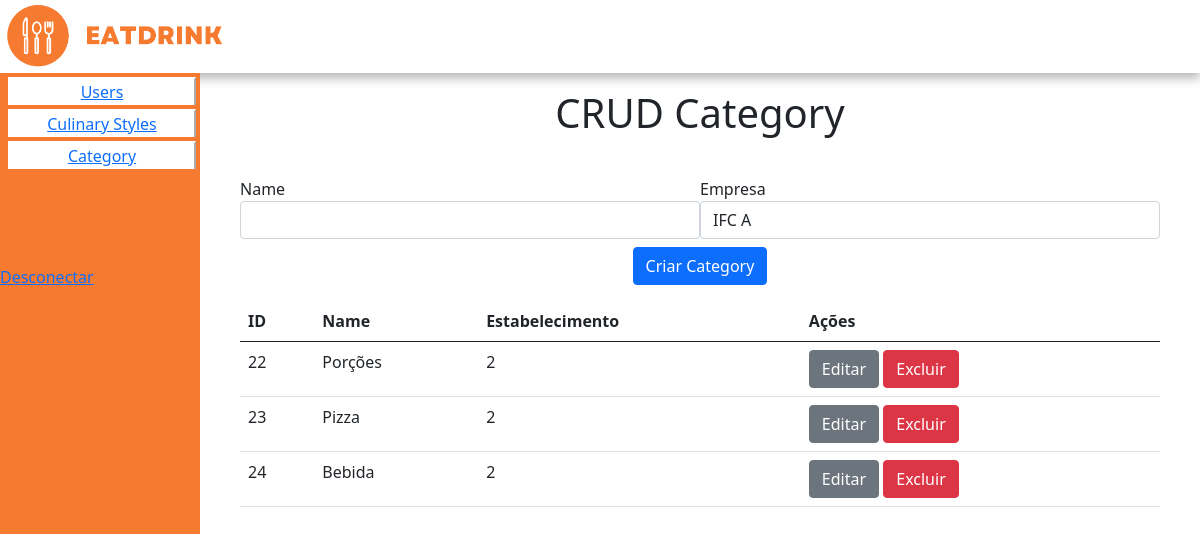
The app's page /pages/painel/CRUD/category/index.php with its own data.
### tables this page shows
CREATE TABLE `category` (
  `id` INT(11) NOT NULL AUTO_INCREMENT,
  `name` VARCHAR(255) DEFAULT NULL,
  `establishment_id` INT(11) DEFAULT NULL,
  PRIMARY KEY (`id`),
  KEY `establishment_id` (`establishment_id`),
  CONSTRAINT `category_ibfk_1` FOREIGN KEY (`establishment_id`) REFERENCES `establishment` (`id`)
);

### pages/classes/database.class.php (called while the page is built, shortened)
<?php
    class Database {
        public static function conectar(){
            try{
                $conexao = new PDO(MYSQL_DSN,MYSQL_USUARIO,MYSQL_SENHA );
                return $conexao;
            }catch(PDOException $e){
                echo "Erro ao conectar com o banco de dados. Verifique os parâmetros de configuração.";
            }
        }
        public static function listar($sql,$params){
            $conexao = self::conectar();
            $comando = self::preparar($conexao, $sql, $params);
            if ($comando->execute())
                return $comando->fetchAll();
        }
        public static function preparar($conexao, $sql, $params = array()){
            $comando = $conexao->prepare($sql);
            return $comando;
        }
    }
?>

### pages/classes/Establishment.class.php (called while the page is built, shortened)
<?php
    require_once ('crud.class.php');
    class Establishment extends Crud{
        public static function listar($tipo = 0, $info = ''){
            $sql = 'SELECT * FROM establishment';
            $params = array();
            return Database::listar($sql, $params);
        }
    }
?>

### pages/classes/Category.class.php (called while the page is built, shortened)
<?php
    require_once ('crud.class.php');
    class Category extends Crud {
        private $name;
        private $establishmentId;
        public static function listar($type = 0, $info = '') {
            $sql = 'SELECT * FROM category';
            $params = array();
            $results = Database::listar($sql, $params);
            $categories = array();
            foreach ($results as $result) {
                $category = new Category($result['id'], $result['name'], $result['establishment_id']);
                $categories[] = $category;
            }
            return $categories;
        }
        public function getName() {
            return $this->name;
        }
        public function setName($name) {
            $this->name = $name;
        }
        public function getEstablishmentId() {
            return $this->establishmentId;
        }
        public function setEstablishmentId($establishmentId) {
            $this->establishmentId = $establishmentId;
        }
    }
?>

### pages/classes/crud.class.php (called while the page is built, shortened)
<?php
    require_once('database.class.php');
    abstract class Crud{
        private $id = 0;
        public function getId(){
            return $this->id;
        }
        public function setId($id){
            $this->id = $id;
        }
    }
?>

### pages/painel/CRUD/category/index.php (the view, shortened to what this page needs)
<?php
include("../../admin.php");
$category = new Category(6, 'example', 1);
$qeditando = null;
?>
<center><h1>CRUD Category</h1></center>
<div style="margin: 5vh;">
    <div class="col-12">
        <form action="CRUD/category/acao.php" method="post">
            <div class="row">
                <div class="col-6">
                    <label for="name">Name</label>
                    <input type="text" name="name" id="name" class="form-control" value="<?= isset($qeditando) ? $qeditando->getName() : '' ?>">
                </div>
                <div class="col-6">
                    <label for="empresa">Empresa</label>
                    <select name="establishment_id" id="empresa" class="form-control">
                        <?php
                        $establishments = Establishment::listar();
                        foreach ($establishments as $estabelecimento) {
                            $selected = isset($qeditando) && $qeditando->getEstablishmentId() == $estabelecimento['id'] ? 'selected' : '';
                            echo '<option value="' . $estabelecimento['id'] . '" ' . $selected . '>' . $estabelecimento['name'] . '</option>';
                        }
                        ?>
                    </select>
                </div>
                <div class="col-12" style="margin-top: 1vh;">
                    <center>
                        <button type="submit" class="btn btn-primary" name="acao" value="<?= isset($qeditando) ? 'editar' : 'salvar' ?>"><?= isset($qeditando) ? 'Editar Category' : 'Criar Category'; ?></button>
                    </center>
                </div>
            </div>
        </form>
    </div>
    <div class="col-12">
        <table class="table mt-3">
            <thead>
                <tr>
                    <th>ID</th>
                    <th>Name</th>
                    <th>Estabelecimento</th>
                    <th>Ações</th>
                </tr>
            </thead>
            <tbody>
                <?php
                $lista = $category->listar();
                foreach ($lista as $q) {
                    echo '<tr>
                        <td>' . $q->getId() . '</td>
                        <td>' . $q->getName() . '</td>
                        <td>' . $q->getEstablishmentId() . '</td>
                        <td>
                            <a class="btn btn-secondary" href="CRUD/category/index.php?acao=editar&id=' . $q->getId() . '">Editar</a>
                            <a class="btn btn-danger" href="CRUD/category/acao.php?acao=excluir&id=' . $q->getId() . '">Excluir</a>
                        </td>
                    </tr>';
                }
                ?>
            </tbody>
        </table>
    </div>
</div>
<?php
include("../../admin2.php");
?>

### pages/painel/admin.php (style rules this page uses)
body { background-color: #FFFFFF; }
.row { --bs-gutter-x: 0rem; }

### records on screen
category: id "22", name "Porções", establishment "2"
category: id "23", name "Pizza", establishment "2"
category: id "24", name "Bebida", establishment "2"

### other values on screen
form field establishment_id "IFC A"
